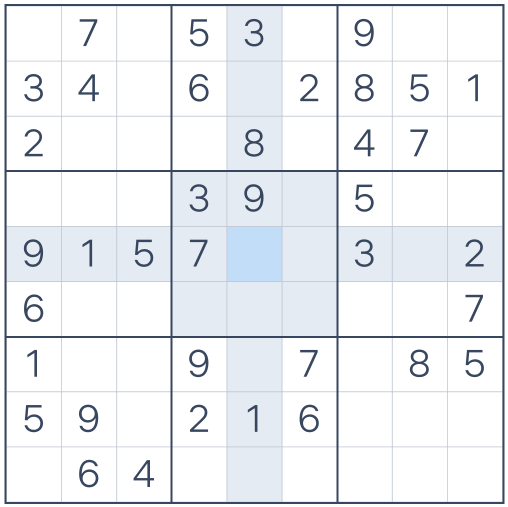
#> input picture sudokuTest.png, 1016 x 1014 px (shown at 1/2 size)
$ jupyter execute --allow-errors main.ipynb
#> lines starting #> are read from the running program, lines starting #| are printed output that depends on the picture; after the words box and inside, x2 and y2 are one past the last pixel; in counts of white or black regions, pixels touching at a corner belong together
[cell 1]
import cv2
import numpy as np
import matplotlib.pyplot as plt

img = cv2.imread('sudokuTest.png', cv2.IMREAD_COLOR)
#> img is the input picture: shape (1014, 1016, 3); mean B, G, R 242.4, 238.9, 236.1
plt.title('Original')
plt.imshow(cv2.cvtColor(img, cv2.COLOR_BGR2RGB))
plt.show()

[cell 2]
gray = cv2.cvtColor(img, cv2.COLOR_BGR2GRAY)
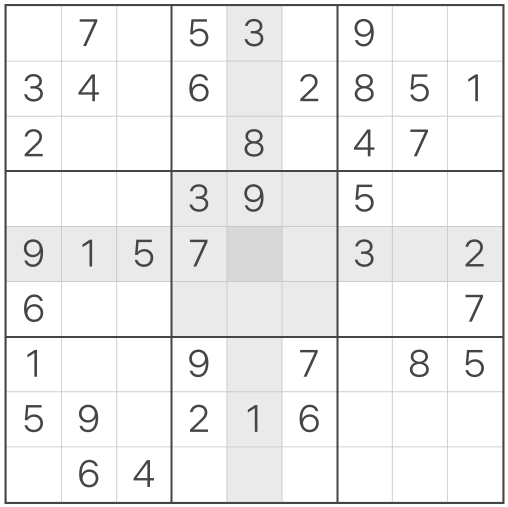
#> gray: shape (1014, 1016) (shown at 1/2 size); min 69, max 255, mean 238.5
blurred = cv2.GaussianBlur(gray, (5, 5), 0)
plt.title('gaussian blur')
plt.imshow(blurred, cmap='gray')
plt.show()

[cell 3]
imgThreshold = cv2.adaptiveThreshold(blurred, 255, 1, 1, 11, 2)
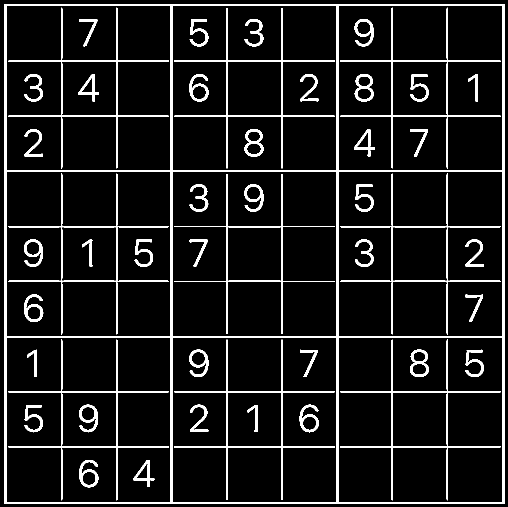
#> imgThreshold: shape (1014, 1016) (shown at 1/2 size); 8.7% white; 48 white regions, largest, box (x1, y1, x2, y2) and area: (9, 8, 1009, 1008) 31744, (16, 15, 338, 337) 3786, (680, 15, 1002, 337) 3786
plt.title('adaptive threshold')
plt.imshow(imgThreshold, cmap='gray')
plt.show()

[cell 4]
contours, hierarchy = cv2.findContours(
    imgThreshold, cv2.RETR_EXTERNAL, cv2.CHAIN_APPROX_SIMPLE
)
#> contours = [[[9, 8], [9, 1007], [1008, 1007], [1008, 8]]]

contour_img = img.copy()
cv2.drawContours(contour_img, contours, -1, (0, 255, 0), 2)
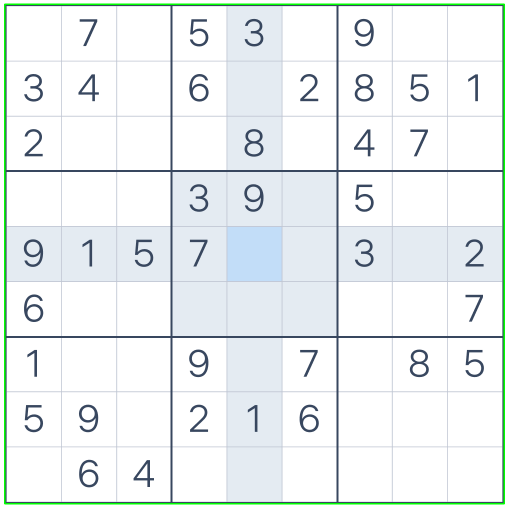
#> contour_img: shape (1014, 1016, 3) (shown at 1/2 size); 1.16% of pixels changed, all inside (x1, y1, x2, y2) = (8, 7, 1010, 1009)
plt.title('Contours')
plt.imshow(cv2.cvtColor(contour_img, cv2.COLOR_BGR2RGB))
plt.show()

[cell 5]
heightImg = 450
widthImg = 450
imgBlank = np.zeros((heightImg, widthImg, 3), np.uint8)
img_resize=cv2.resize(contour_img,(heightImg,widthImg))
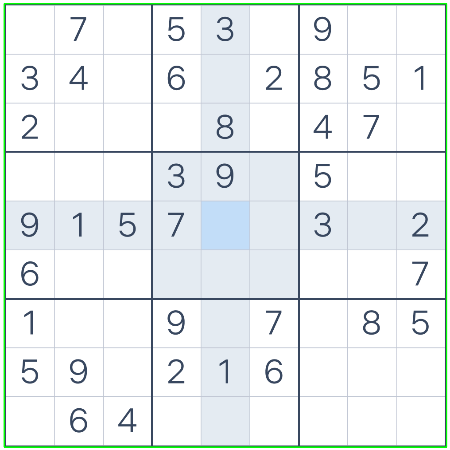
#> img_resize: shape (450, 450, 3); mean B, G, R 240.3, 240.1, 234.3
plt.title('resized image')
plt.imshow(cv2.cvtColor(img_resize, cv2.COLOR_BGR2RGB))
plt.show()

[cell 6]
def biggestContour(contours):
    biggest=np.array([])
    max_area=0
    for i in contours:
        area=cv2.contourArea(i)
        if area>50:
            peri = cv2.arcLength(i, True)
            approx=cv2.approxPolyDP(i,0.02*peri,True)
            if area>max_area and len(approx)==4:
                biggest=approx
                max_area=area
#> this loop made 1 pass
#> (area, peri, biggest, max_area) on pass 1: (998001, 3996, [[9, 8], [9, 1007], [1008, 1007], [1008, 8]], 998001)
#> after the loop, max_area = 998001
    return biggest,max_area

[cell 7]
biggest,max_area=biggestContour(contours)
#> biggest = [[9, 8], [9, 1007], [1008, 1007], [1008, 8]]; max_area = 998001
print(biggest)
#| [[[   9    8]]
#|  [[   9 1007]]
#|  [[1008 1007]]
#|  [[1008    8]]]

[cell 8]
def reorder(myPoints):
    myPoints=myPoints.reshape((4,2))
#> myPoints = [[9, 8], [9, 1007], [1008, 1007], [1008, 8]]
    myPointsNew=np.zeros((4,1,2),dtype=np.int32)
    add=myPoints.sum(1)
#> add = [17, 1016, 2015, 1016]
    myPointsNew[0]=myPoints[np.argmin(add)]
    myPointsNew[3]=myPoints[np.argmax(add)]
    diff=np.diff(myPoints,axis=1)
#> diff = [-1, 998, -1, -1000]
    myPointsNew[1]=myPoints[np.argmin(diff)]
    myPointsNew[2]=myPoints[np.argmax(diff)]
    return myPointsNew

[cell 9]
imgBigContour=img.copy()
if biggest.size!=0:
    biggest=reorder(biggest)
#> biggest = [[9, 8], [1008, 8], [9, 1007], [1008, 1007]]
    print(biggest)
#| [[[   9    8]]
#|  [[1008    8]]
#|  [[   9 1007]]
#|  [[1008 1007]]]
    cv2.drawContours(imgBigContour,biggest,-1,(0,0,255),70)
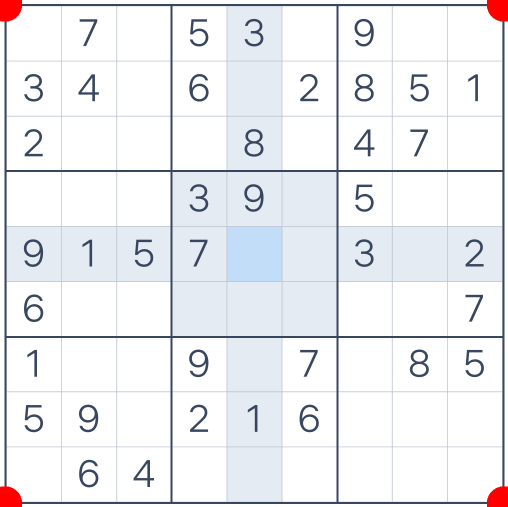
#> imgBigContour: shape (1014, 1016, 3) (shown at 1/2 size); 0.61% of pixels changed, all inside (x1, y1, x2, y2) = (0, 0, 1016, 1014)
    pts1=np.float32(biggest)
#> pts1 = [[9, 8], [1008, 8], [9, 1007], [1008, 1007]]
    pts2=np.float32([[0,0],[widthImg,0],[0,heightImg],[widthImg,heightImg]])
    matrix=cv2.getPerspectiveTransform(pts1,pts2)
#> matrix = [[0.45, -8.74e-20, -4.05], [0, 0.45, -3.6], [2.17e-20, 0, 1]]
    imgWarpColored=cv2.warpPerspective(img,matrix,(widthImg,heightImg))
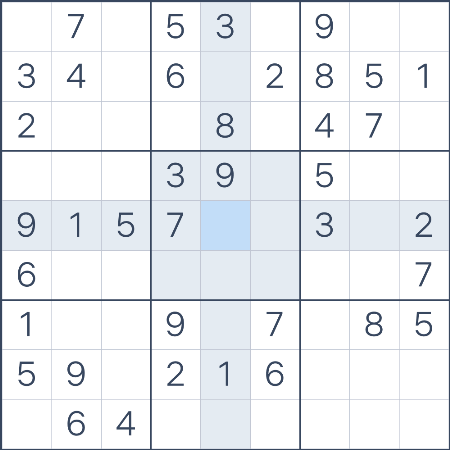
#> imgWarpColored: shape (450, 450, 3); mean B, G, R 242.3, 238.8, 235.9
    plt.title(' image big contour')
    plt.imshow(cv2.cvtColor(imgBigContour, cv2.COLOR_BGR2RGB))
    plt.show()
    plt.title(' image warped color')
    plt.imshow(cv2.cvtColor(imgWarpColored, cv2.COLOR_BGR2RGB))
    plt.show()

[cell 10]
def splitBoxes(img):
    rows=np.vsplit(img,9)
#> rows = 9 items
    boxes=[]
    for r in rows:
        cols=np.hsplit(r,9)
        for box in cols:
            boxes.append(box)
#> this loop made 9 passes
#> after the loop, boxes = 81 items
    return boxes

[cell 11]
boxes=splitBoxes(imgWarpColored)
#> boxes = 81 items
len(boxes)
#> Out = 81

[cell 12]
plt.title('sample')
plt.imshow(cv2.cvtColor(boxes[1], cv2.COLOR_BGR2RGB))
plt.show()
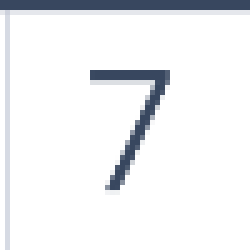
#> shown: shape (50, 50, 3) (shown 5 times larger); mean R, G, B 238.4, 239.7, 241.8

[cell 13]
from keras.models import load_model
#> (the rest of this cell did not finish here and is left out)

[cell 14]
from PIL import Image
import numpy as np

# Convert image (boxes[1]) to grayscale and resize
img = Image.fromarray(boxes[1]).convert('L').resize((28, 28))
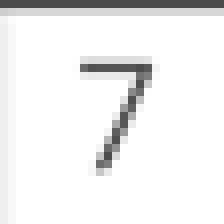
#> img: PIL image 28x28 L (shown 8 times larger); min 75, max 255, mean 239.6

# Normalize and reshape to (1, 28, 28, 1)
img_array = np.array(img) / 255.0
img_array = img_array.reshape(1, 28, 28, 1)

import matplotlib.pyplot as plt
plt.imshow(img_array[0, :, :, 0], cmap='gray')
plt.title("Input to the model")
plt.show()

$ run again, with seven.png copied over sudokuTest.png
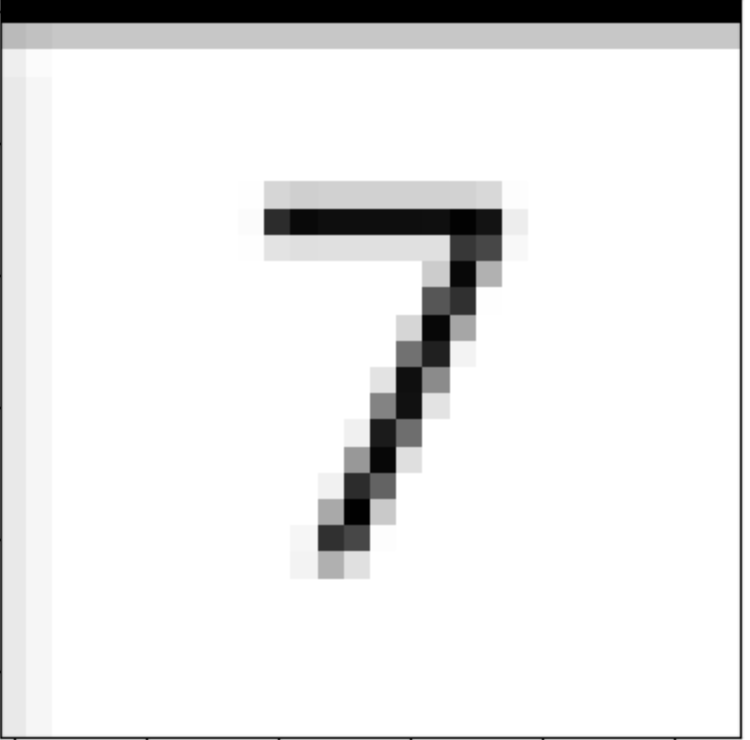
#> input picture seven.png, 750 x 740 px
#> img is the input picture: shape (740, 750, 3); min 0, max 255, mean 232.7
#> `imgThreshold = cv2.adaptiveThreshold(blurred, 255, 1, 1, 11, 2)`:
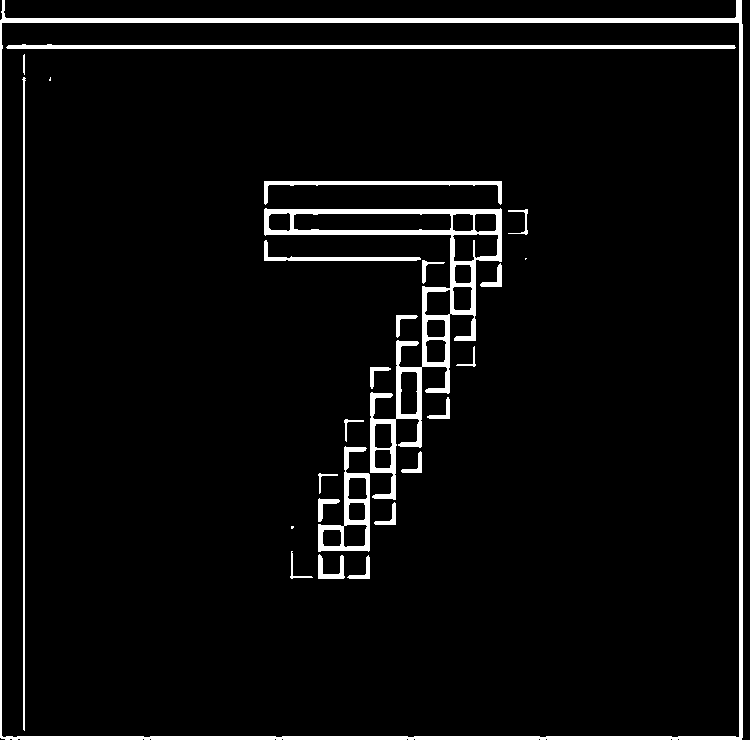
#> imgThreshold: shape (740, 750); 5.1% white; 26 white regions (3 under 20 px)
#> contours = 1 contour; box (x1, y1, x2, y2) and area: (0, 0, 743, 740) 535084
#> contour_img: shape (740, 750, 3); 1.36% of pixels changed, all inside (x1, y1, x2, y2) = (0, 0, 744, 740)
#> the loop in biggestContour, `for i in contours:` made 1 pass
#> (area, peri, biggest, max_area) on pass 1: (535084, 3003.7, [[2, 0], [0, 737], [741, 739], [741, 0]], 535084)
#> after the loop in biggestContour, `for i in contours:`: max_area = 535084
#> `biggest,max_area=biggestContour(contours)`: biggest = [[2, 0], [0, 737], [741, 739], [741, 0]]; max_area = 535084
#| [[[  2   0]]
#|  [[  0 737]]
#|  [[741 739]]
#|  [[741   0]]]
#> myPoints = [[2, 0], [0, 737], [741, 739], [741, 0]]
#> add = [2, 737, 1480, 741]
#> diff = [-2, 737, -2, -741]
#> `biggest=reorder(biggest)`: biggest = [[2, 0], [741, 0], [0, 737], [741, 739]]
#| [[[  2   0]]
#|  [[741   0]]
#|  [[  0 737]]
#|  [[741 739]]]
#> imgBigContour: shape (740, 750, 3); 0.85% of pixels changed, all inside (x1, y1, x2, y2) = (0, 0, 750, 740)
#> matrix = [[0.611, 0.00166, -1.22], [0, 0.612, 0], [3.66e-06, 3.68e-06, 1]]
#> rows = 9 items
#> the loop in splitBoxes, `for r in rows:` made 9 passes
#> after the loop in splitBoxes, `for r in rows:`: boxes = 81 items
#> Out = 81
#> `img = Image.fromarray(boxes[1]).convert('L').resize((28, 28))`:
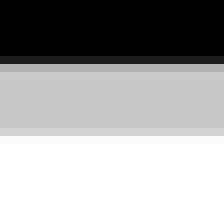
#> img: PIL image 28x28 L (shown 8 times larger); min 0, max 255, mean 164.7
